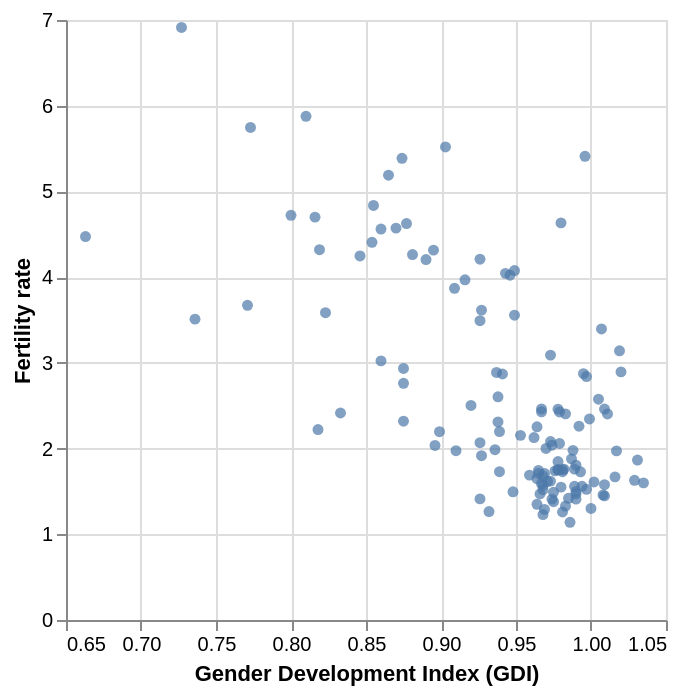

The notebook cell saved with this chart:
### Markdown cell above
We again observe a negative relationship, thought it does not appear strictly linear. This suggests that as GDI increases, fertility rates tend to decrease, but the pattern may be more complex than a simple linear trend.

### Code cell
base = alt.Chart(data)
    
scatter_gdi = base.mark_circle().encode( 
    x = alt.X("gdi:Q",
              scale = alt.Scale(zero = False),
              title = "Gender Development Index (GDI)"), 
    y = alt.Y("fertility_total:Q",
              title = "Fertility rate")
).properties(
    width = 300,
    height = 300)

scatter_gdi

### Figure 1 — Vega-Lite specification as saved in the notebook (floating-point values rounded to 4 significant figures; data arrays with more than 128 entries replaced by an {"elided": "..."} marker saying what was removed)
{"config": {"view": {"continuousWidth": 300, "continuousHeight": 300}}, "data": {"name": "data-6cd1456596c1f74e121582c365026ae5"}, "mark": {"type": "circle"}, "encoding": {"x": {"field": "gdi", "scale": {"zero": false}, "title": "Gender Development Index (GDI)", "type": "quantitative"}, "y": {"field": "fertility_total", "title": "Fertility rate", "type": "quantitative"}}, "height": 300, "width": 300, "$schema": "https://vega.github.io/schema/vega-lite/v5.8.0.json", "datasets": {"data-6cd1456596c1f74e121582c365026ae5": {"elided": "129 records"}}}
